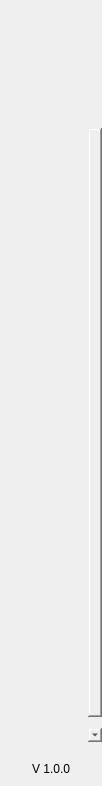
<?xml version="1.0" encoding="UTF-8"?>
<ui version="4.0">
 <class>NavMenuWidget</class>
 <widget class="QWidget" name="NavMenuWidget">
  <property name="geometry">
   <rect>
    <x>0</x>
    <y>0</y>
    <width>102</width>
    <height>786</height>
   </rect>
  </property>
  <property name="windowTitle">
   <string>Form</string>
  </property>
  <property name="styleSheet">
   <string notr="true">padding:0px;
border:none;
margin:0px;</string>
  </property>
  <layout class="QVBoxLayout" name="verticalLayout">
   <property name="spacing">
    <number>0</number>
   </property>
   <property name="leftMargin">
    <number>0</number>
   </property>
   <property name="topMargin">
    <number>0</number>
   </property>
   <property name="rightMargin">
    <number>0</number>
   </property>
   <property name="bottomMargin">
    <number>0</number>
   </property>
   <item>
    <widget class="QWidget" name="navContainer_2" native="true">
     <layout class="QVBoxLayout" name="navContainer" stretch="0,0,0,0">
      <property name="spacing">
       <number>0</number>
      </property>
      <property name="leftMargin">
       <number>0</number>
      </property>
      <property name="topMargin">
       <number>0</number>
      </property>
      <property name="rightMargin">
       <number>0</number>
      </property>
      <property name="bottomMargin">
       <number>10</number>
      </property>
      <item>
       <widget class="QPushButton" name="imgLogo">
        <property name="minimumSize">
         <size>
          <width>0</width>
          <height>128</height>
         </size>
        </property>
        <property name="focusPolicy">
         <enum>Qt::NoFocus</enum>
        </property>
        <property name="text">
         <string/>
        </property>
        <property name="iconSize">
         <size>
          <width>96</width>
          <height>96</height>
         </size>
        </property>
       </widget>
      </item>
      <item>
       <widget class="QScrollArea" name="scrollAreaNav">
        <property name="sizePolicy">
         <sizepolicy hsizetype="Expanding" vsizetype="Expanding">
          <horstretch>0</horstretch>
          <verstretch>0</verstretch>
         </sizepolicy>
        </property>
        <property name="minimumSize">
         <size>
          <width>0</width>
          <height>0</height>
         </size>
        </property>
        <property name="styleSheet">
         <string notr="true">QScrollBar {
height:0px;
 width:0px;
}

#scrollAreaNav{
background-color:transparent;
}</string>
        </property>
        <property name="horizontalScrollBarPolicy">
         <enum>Qt::ScrollBarAlwaysOff</enum>
        </property>
        <property name="sizeAdjustPolicy">
         <enum>QAbstractScrollArea::AdjustToContents</enum>
        </property>
        <property name="widgetResizable">
         <bool>true</bool>
        </property>
        <property name="alignment">
         <set>Qt::AlignLeading|Qt::AlignLeft|Qt::AlignTop</set>
        </property>
        <widget class="QWidget" name="scrollAreaNavVert">
         <property name="geometry">
          <rect>
           <x>0</x>
           <y>0</y>
           <width>100</width>
           <height>640</height>
          </rect>
         </property>
         <property name="sizePolicy">
          <sizepolicy hsizetype="Preferred" vsizetype="Expanding">
           <horstretch>0</horstretch>
           <verstretch>0</verstretch>
          </sizepolicy>
         </property>
         <property name="minimumSize">
          <size>
           <width>0</width>
           <height>0</height>
          </size>
         </property>
         <property name="autoFillBackground">
          <bool>false</bool>
         </property>
         <property name="styleSheet">
          <string notr="true">#scrollAreaNavVert{
background-color:transparent;
}</string>
         </property>
         <layout class="QVBoxLayout" name="verticalLayout_3">
          <property name="spacing">
           <number>0</number>
          </property>
          <property name="sizeConstraint">
           <enum>QLayout::SetDefaultConstraint</enum>
          </property>
          <property name="leftMargin">
           <number>0</number>
          </property>
          <property name="topMargin">
           <number>0</number>
          </property>
          <property name="rightMargin">
           <number>0</number>
          </property>
          <property name="bottomMargin">
           <number>0</number>
          </property>
          <item>
           <widget class="QToolButton" name="btnDashboard">
            <property name="minimumSize">
             <size>
              <width>100</width>
              <height>80</height>
             </size>
            </property>
            <property name="text">
             <string/>
            </property>
            <property name="iconSize">
             <size>
              <width>32</width>
              <height>32</height>
             </size>
            </property>
            <property name="checkable">
             <bool>true</bool>
            </property>
            <property name="checked">
             <bool>true</bool>
            </property>
            <property name="autoExclusive">
             <bool>true</bool>
            </property>
           </widget>
          </item>
          <item>
           <widget class="QToolButton" name="btnSend">
            <property name="minimumSize">
             <size>
              <width>100</width>
              <height>80</height>
             </size>
            </property>
            <property name="text">
             <string/>
            </property>
            <property name="iconSize">
             <size>
              <width>32</width>
              <height>32</height>
             </size>
            </property>
            <property name="checkable">
             <bool>true</bool>
            </property>
            <property name="autoExclusive">
             <bool>true</bool>
            </property>
           </widget>
          </item>
          <item>
           <widget class="QToolButton" name="btnReceive">
            <property name="minimumSize">
             <size>
              <width>100</width>
              <height>80</height>
             </size>
            </property>
            <property name="text">
             <string/>
            </property>
            <property name="checkable">
             <bool>true</bool>
            </property>
            <property name="autoExclusive">
             <bool>true</bool>
            </property>
           </widget>
          </item>
          <item>
           <widget class="QToolButton" name="btnAddress">
            <property name="minimumSize">
             <size>
              <width>100</width>
              <height>80</height>
             </size>
            </property>
            <property name="text">
             <string/>
            </property>
            <property name="iconSize">
             <size>
              <width>32</width>
              <height>32</height>
             </size>
            </property>
            <property name="checkable">
             <bool>true</bool>
            </property>
            <property name="autoExclusive">
             <bool>true</bool>
            </property>
           </widget>
          </item>
          <item>
           <widget class="QToolButton" name="btnPrivacy">
            <property name="minimumSize">
             <size>
              <width>100</width>
              <height>80</height>
             </size>
            </property>
            <property name="text">
             <string/>
            </property>
            <property name="iconSize">
             <size>
              <width>32</width>
              <height>32</height>
             </size>
            </property>
            <property name="checkable">
             <bool>true</bool>
            </property>
            <property name="autoExclusive">
             <bool>true</bool>
            </property>
           </widget>
          </item>
          <item>
           <widget class="QToolButton" name="btnMaster">
            <property name="minimumSize">
             <size>
              <width>100</width>
              <height>80</height>
             </size>
            </property>
            <property name="text">
             <string/>
            </property>
            <property name="iconSize">
             <size>
              <width>32</width>
              <height>32</height>
             </size>
            </property>
            <property name="checkable">
             <bool>true</bool>
            </property>
            <property name="autoExclusive">
             <bool>true</bool>
            </property>
           </widget>
          </item>
          <item>
           <widget class="QToolButton" name="btnColdStaking">
            <property name="minimumSize">
             <size>
              <width>100</width>
              <height>80</height>
             </size>
            </property>
            <property name="text">
             <string/>
            </property>
            <property name="iconSize">
             <size>
              <width>32</width>
              <height>32</height>
             </size>
            </property>
            <property name="checkable">
             <bool>true</bool>
            </property>
            <property name="autoExclusive">
             <bool>true</bool>
            </property>
           </widget>
          </item>
          <item>
           <widget class="QToolButton" name="btnSettings">
            <property name="minimumSize">
             <size>
              <width>100</width>
              <height>80</height>
             </size>
            </property>
            <property name="text">
             <string/>
            </property>
            <property name="iconSize">
             <size>
              <width>32</width>
              <height>32</height>
             </size>
            </property>
            <property name="checkable">
             <bool>true</bool>
            </property>
            <property name="autoExclusive">
             <bool>true</bool>
            </property>
           </widget>
          </item>
         </layout>
        </widget>
       </widget>
      </item>
      <item>
       <spacer name="verticalSpacer">
        <property name="orientation">
         <enum>Qt::Vertical</enum>
        </property>
        <property name="sizeType">
         <enum>QSizePolicy::Minimum</enum>
        </property>
        <property name="sizeHint" stdset="0">
         <size>
          <width>20</width>
          <height>20</height>
         </size>
        </property>
       </spacer>
      </item>
      <item alignment="Qt::AlignHCenter">
       <widget class="QLabel" name="labelVersion">
        <property name="maximumSize">
         <size>
          <width>16777215</width>
          <height>60</height>
         </size>
        </property>
        <property name="text">
         <string>V 1.0.0</string>
        </property>
        <property name="alignment">
         <set>Qt::AlignBottom|Qt::AlignHCenter</set>
        </property>
       </widget>
      </item>
     </layout>
    </widget>
   </item>
  </layout>
 </widget>
 <resources/>
 <connections/>
</ui>
